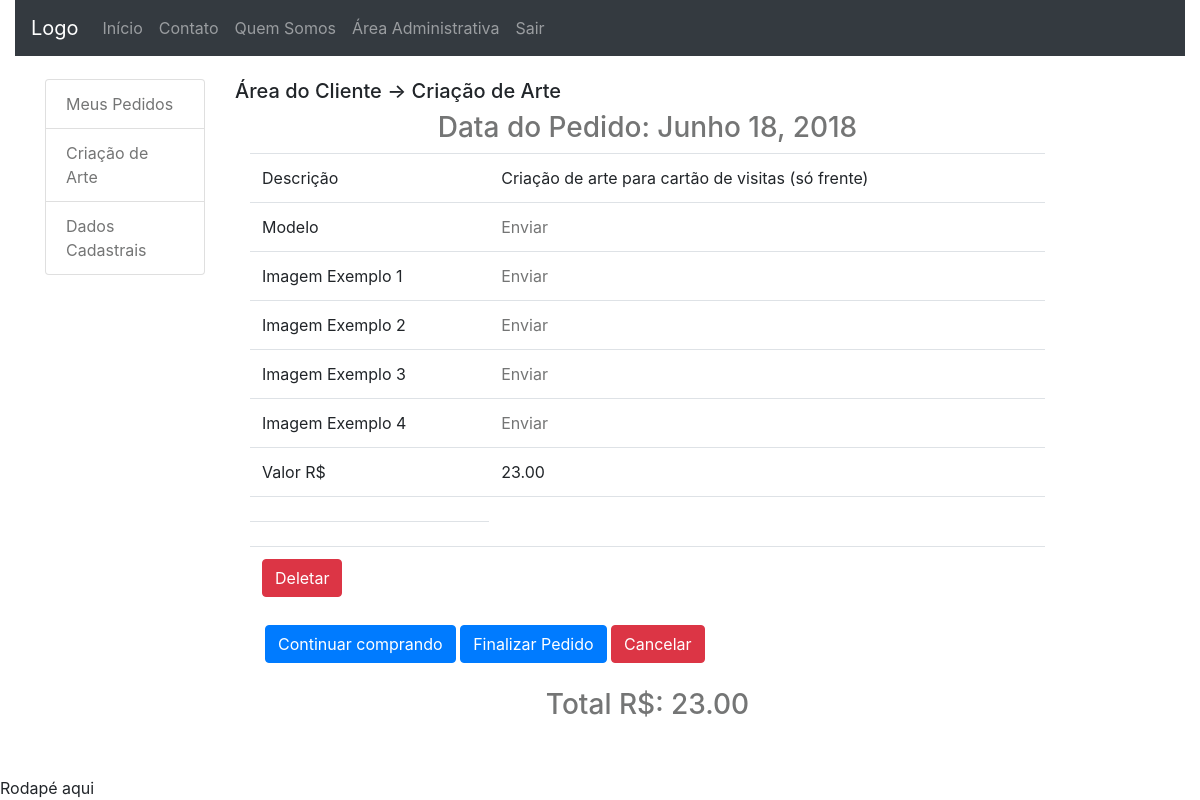
The app's page /area_do_cliente/index_art (signed in) with its own data.
### dashboard_client/models.py (models this page shows, shortened)
class OrderArt(models.Model):
	date = models.DateField(default=date.today, editable=False)
	value = models.DecimalField('Valor R$', max_digits=5,
		decimal_places=2, default=0)
	status = models.CharField('Status do Pedido', max_length=2,
		choices=STATUS_CHOICE, default='EA')
	user = models.ForeignKey(User, on_delete=models.CASCADE)
	model = models.FileField(upload_to='orderArt_models', blank=True,
		null=True)
	transaction_id = models.CharField('ID da transação', max_length=100, null=True,
		blank=True)
	class Meta:
		verbose_name = 'Pedido Criação de Arte'
		verbose_name_plural = 'Pedidos Criação de Arte'
		ordering = ['date']
	@staticmethod
	def getLastOrderArtId(user_id):
		from django.db.models import Max
		try:
			orders = OrderArt.objects.filter(user_id=user_id)
			return orders.aggregate(Max('id'))['id__max']
		except:
			return None
	@staticmethod
	def getLastOrderArt(user_id):
		last_id = OrderArt.getLastOrderArtId(user_id)
		if last_id is not None:
			return OrderArt.objects.get(id=last_id)
		else:
			return None
	@staticmethod
	def get_orderArt_data(user_id):
		orderArt = OrderArt.getLastOrderArt(user_id)
		if orderArt is not None:
			data = {}
			if orderArt.status == 'EA':
				data.update({'orderArt': orderArt})
			else:
				pass
			orderItemArt_list, total = OrderItemArt.getList(orderArt.id)
			data.update({'orderItemArt_list': orderItemArt_list})
			data.update({'total': total})
			return data
		else:
			return None

class OrderItemArt(models.Model):
	quantity = models.PositiveSmallIntegerField(verbose_name='Quantidade',
		default=1, editable=False)
	service = models.ForeignKey(Service, on_delete=models.CASCADE)
	orderArt = models.ForeignKey(OrderArt, on_delete=models.CASCADE,
		related_name="items", null=True, blank=True)
	note = models.TextField(verbose_name='Observações', null=True,
		blank=True)
	model = models.FileField(upload_to='order-item-impress',
		verbose_name='Logo', null=True, blank=True)
	image_example1 = models.FileField(upload_to='image-example',
		verbose_name='Imagem de Exemplo 1', null=True, blank=True)
	image_example2 = models.FileField(upload_to='image-example',
		verbose_name='Imagem de Exemplo 2', null=True, blank=True)
	image_example3 = models.FileField(upload_to='image-example',
		verbose_name='Imagem de Exemplo 3', null=True, blank=True)
	image_example4 = models.FileField(upload_to='image-example',
		verbose_name='Imagem de Exemplo 4', null=True, blank=True)
	final_work = models.FileField(upload_to='final_work',
		verbose_name='Trabalho Final', null=True, blank=True)
	@staticmethod
	def getList(orderArt_id):
		orderItemArt_list = \
		OrderItemArt.objects.filter(orderArt_id=orderArt_id)
		total = 0
		for item in orderItemArt_list:
			total = total + item.service.value
		return orderItemArt_list, total

### core/models.py (models this page shows, shortened)
class Service(models.Model):
	TYPE_CHOICES = (
			('IP', 'impressão'),
			('AT', 'criação de arte'),
		)
	description = models.TextField('Descrição', max_length=300)
	image = models.ImageField(upload_to='impress-art',
		verbose_name='Imagem', null=True, blank=True)
	value = models.DecimalField(verbose_name='Valor', null=True,
		blank=True, max_digits=8, decimal_places=2)
	category = models.ForeignKey(Category, on_delete=models.CASCADE,
		null=True, blank=True)
	class Meta:
		verbose_name = 'Serviço'
		verbose_name_plural = 'Serviços'
		ordering = ['description']

### dashboard_client/views.py (the view)
# urls.py: path('index_art', views.index_art, name='index_art'),
@login_required
def index_art(request):
	context = {'data': OrderArt.get_orderArt_data(request.user.id)}
	return render(request, 'dashboard_client/index_art.html', context)

### dashboard_client/templates/dashboard_client/index_art.html (shortened to what this page needs)
{% extends 'dashboard_client/index.html' %}
{% block extra %}
{% load dc_tags %}
{% endblock %}
{% block central_column %}
{% if data %}
<div class="col-sm-9">
	{% block dashboard_title %}
	<h5>Área do Cliente -> Criação de Arte</h5>
	{% endblock %}
	{% if data.orderArt %}
		<h3>
			Data do Pedido: {{ data.orderArt.date }}
		</h3>
		<div class="container" >
		{% for orderItemArt in data.orderItemArt_list %}
			<table class="table">
				<tr>
					<td>Descrição</td>
					<td>
						{{ orderItemArt.service.description }}
					</td>
				</tr>
				<tr>
					<td>Modelo</td>
					<td>
						{% if orderItemArt.model %}
						<a href="{% url 'dashboard_client:send_model' orderItemArt.id %}">
							Alterar
						</a>
						{% else %}
						<a href="{% url 'dashboard_client:send_model' orderItemArt.id %}">
							Enviar
						</a>
						{% endif %}
					</td>
				</tr>
				<tr>
					<td>Imagem Exemplo 1</td>
					<td>
						{% if orderItemArt.image_example1 %}
						<a href="{% url 'dashboard_client:send_imageexample1' orderItemArt.id %}">Alterar</a>
						{% else %}
						<a href="{% url 'dashboard_client:send_imageexample1' orderItemArt.id %}">
							Enviar
						</a>
						{% endif %}
					</td>
				</tr>
				<tr>
					<td>Imagem Exemplo 2</td>
					<td>
						{% if orderItemArt.image_example2 %}
						<a href="{% url 'dashboard_client:send_imageexample2' orderItemArt.id %}">Alterar</a>
						{% else %}
						<a href="{% url 'dashboard_client:send_imageexample2' orderItemArt.id %}">
							Enviar
						</a>
						{% endif %}
					</td>
				</tr>
				<tr>
					<td>Imagem Exemplo 3</td>
					<td>
						{% if orderItemArt.image_example3 %}
						<a href="{% url 'dashboard_client:send_imageexample3' orderItemArt.id %}">Alterar</a>
						{% else %}
						<a href="{% url 'dashboard_client:send_imageexample3' orderItemArt.id %}">
							Enviar
						</a>
						{% endif %}
					</td>
				</tr>
				<tr>
					<td>Imagem Exemplo 4</td>
					<td>
						{% if orderItemArt.image_example4 %}
						<a href="{% url 'dashboard_client:send_imageexample4' orderItemArt.id %}">Alterar</a>
						{% else %}
						<a href="{% url 'dashboard_client:send_imageexample4' orderItemArt.id %}">
							Enviar
						</a>
						{% endif %}
					</td>
				</tr>
				<tr>
					<td>Valor R$</td>
					<td>{{ orderItemArt.service.value }}</td>
				</tr>
				<tr>
					<td colspan="2"></td>
				</tr>
				<tr><td></td></tr>
				<tr>
					<td colspan="2">
						<a href="{% url 'dashboard_client:delete_oia' orderItemArt.id %}"
						title="Deletar esse ítem de pedido">
							<button class="btn btn-danger">
								Deletar
							</button>
						</a>
					</td>
				</tr>
			</table>
		{% endfor %}
		<div class="container">
		  	<a href="{% url 'core:index' %}">
			<button type="button"
		  	class="btn btn-primary">
				Continuar comprando
			</button>
			</a>
			<button type="button"
		  	class="btn btn-primary">
				Finalizar Pedido
			</button>
		  	<a href="{% url 'dashboard_client:cancel_orderArt' data.orderArt.id %}"
		  	title="Cancelar pedido">
		  	<button type="button"
		  	class="btn btn-danger">
				Cancelar
			</button>
			</a>
		</div>
		</div>
		<h3 style="margin: 3%;">
			Total R$: {{ data.total }}
		</h3>
	{% else %}
	<i style="color: red">Nenuhum pedido ativo</i>
	{% endif %}
</div>
{% else %}
	{% show_services_art request %}
{% endif %}
{% endblock %}

### core/static/core/css/estilo.css (style rules this page uses)
body { padding-top: 0px; background-image: url("../imagens/fundobody.jpg"); }
h3 { text-align: center; color: #747575; }
a { color: #747575; }

### records on screen
OrderArt: orderArt "Junho 18, 2018"
OrderItemArt: service.description "Criação de arte para cartão de visitas (só frente)", model "Enviar", image_example1 "Enviar", image_example2 "Enviar", image_example3 "Enviar", image_example4 "Enviar", service.value "23.00"

### other values on screen
{{ data.total }} "23.00"
